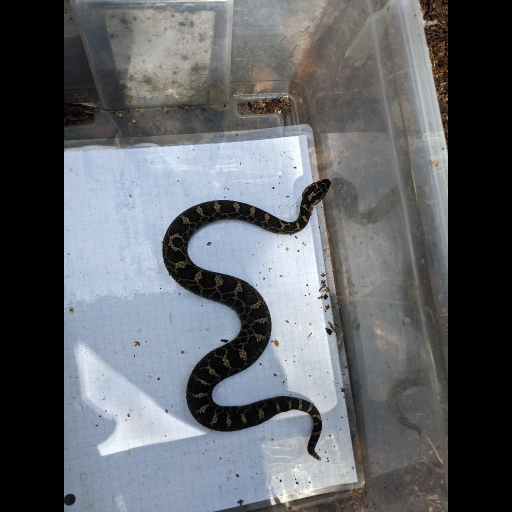
#> input picture kgot_app/example/gilly_2020_02_243.jpg, 1024 x 1024 px, found by its file name (shown at 1/2 size); its folder holds 2 pictures in this run
$ python application.py
#> lines starting #> are read from the running program, lines starting #| are printed output that depends on the picture; after the words box and inside, x2 and y2 are one past the last pixel; in counts of white or black regions, pixels touching at a corner belong together
### kgot_app/kgot/utils.py
'''
General utility functions for the KGOT app
'''

import json
import numpy as np
import cv2
from pycocotools import mask as mask_utils
from scipy.ndimage import gaussian_filter1d
from scipy.interpolate import interp1d
import os
from skimage.draw import line
import time


def interpolate_centerline(keypoints, num_points):
    t = np.linspace(0, 1, len(keypoints))
    t_new = np.linspace(0, 1, num_points)
    fx = interp1d(t, keypoints[:, 0], kind='cubic', bounds_error=False, fill_value="extrapolate")
    fy = interp1d(t, keypoints[:, 1], kind='cubic', bounds_error=False, fill_value="extrapolate")
    return np.column_stack((fx(t_new), fy(t_new)))

def calculate_tangents_and_normals(points):
    tangents = np.gradient(points, axis=0)
    tangents = tangents / np.linalg.norm(tangents, axis=1)[:, np.newaxis]
    normals = np.column_stack((-tangents[:, 1], tangents[:, 0]))
    return tangents, normals

def prepare_centerline(centerline, num_segments):
    centerline_interp = interpolate_centerline(centerline, num_segments * 10)
    _, normals = calculate_tangents_and_normals(centerline_interp)
    indices = np.linspace(0, len(centerline_interp) - 1, num_segments + 1, dtype=int)
    selected_points = centerline_interp[indices]
    return centerline_interp, normals, indices, selected_points

def calculate_width_and_fill_mask(mask, point, normal, segment_mask=None):
    width = 0
    for direction in [1, -1]:
        current_point = np.array(point, dtype=float)
        while True:
            x, y = np.round(current_point).astype(int)
            if x < 0 or x >= mask.shape[1] or y < 0 or y >= mask.shape[0] or mask[y, x] == 0:
                break
            if segment_mask is not None:
                segment_mask[y, x] = 255
            current_point += direction * normal
            width += 1
    return width

def process_segment(mask, start_point, end_point, normal, create_mask=False):
    segment_mask = np.zeros_like(mask, dtype=np.uint8) if create_mask else None
    segment_widths = []
    rr, cc = line(int(start_point[1]), int(start_point[0]), int(end_point[1]), int(end_point[0]))

    for r, c in zip(rr, cc):
        width = calculate_width_and_fill_mask(mask, (c, r), normal, segment_mask)
        segment_widths.append(width)

    return segment_mask, np.mean(segment_widths)

def process_centerline(mask, centerline, num_segments, create_masks=False):
    centerline_interp, normals, indices, selected_points = prepare_centerline(np.array(centerline), num_segments)

    segment_masks = []
    widths = []

    for i in range(len(selected_points) - 1):
        start_point = selected_points[i]
        end_point = selected_points[i + 1]
        normal = normals[indices[i]]

        segment_mask, width = process_segment(mask, start_point, end_point, normal, create_masks)

        if create_masks:
            segment_masks.append(segment_mask)
        widths.append(width)

    return segment_masks, widths

def divide_mask_by_centerline(mask, centerline, num_segments=10):
    segment_masks, widths = process_centerline(mask, centerline, num_segments, create_masks=True)
    return segment_masks, widths

def calculate_average_width(mask, centerline, num_segments=10):
    _, widths = process_centerline(mask, centerline, num_segments, create_masks=False)
    return np.mean(widths)

def ensure_rgba(image):
    if image.shape[2] == 3:
        return cv2.cvtColor(image, cv2.COLOR_BGR2RGBA)
    elif image.shape[2] == 4:
        return cv2.cvtColor(image, cv2.COLOR_BGRA2RGBA)
    return image

def generate_reference_curve(keypoints, num_points=1000, target_length=None):
    distances = np.linalg.norm(np.diff(keypoints, axis=0), axis=1)
    original_total_length = np.sum(distances)

    print(f"Original length: {original_total_length:.2f}")
    print(f"Target length: {target_length}")

    if target_length is not None:
        scale_factor = target_length / original_total_length
        scaled_distances = distances * scale_factor
        scaled_cumulative_distances = np.insert(np.cumsum(scaled_distances), 0, 0)

        scaled_keypoints = np.zeros_like(keypoints)
        scaled_keypoints[0] = keypoints[0]
        scaled_keypoints[1:] = keypoints[0] + np.cumsum(np.diff(keypoints, axis=0) * scale_factor, axis=0)

        t = np.linspace(0, 1, num_points)
        f = interp1d(scaled_cumulative_distances / scaled_cumulative_distances[-1], scaled_keypoints, axis=0, kind='linear')
        smooth_curve = f(t)

        sigma = 1 * scale_factor
        smooth_curve = gaussian_filter1d(smooth_curve, sigma, axis=0)
    else:
        scale_factor = 1
        smooth_curve = keypoints

    new_length = np.sum(np.linalg.norm(np.diff(smooth_curve, axis=0), axis=1))
    print(f"New length: {new_length:.2f}")
    print(f"Scale factor: {scale_factor:.2f}")

    return smooth_curve, scale_factor


# [5 lines left out: function load_and_preprocess_image, not called in this run]

def save_straightened_image(image, output_path):
    cv2.imwrite(output_path, image, [cv2.IMWRITE_PNG_COMPRESSION, 9])

### kgot_app/kgot/straighten.py
import numpy as np
import cv2
from .utils import interpolate_centerline, calculate_tangents_and_normals, ensure_rgba

def straighten_image(image, keypoints, mask, output_length, output_width):
    h, w = image.shape[:2]
    output_height = int(output_width * (h / w))
    straightened = np.zeros((output_height, int(output_length), 4), dtype=np.uint8)

    image = ensure_rgba(image)
    centerline = interpolate_centerline(keypoints, int(output_length))
    _, normals = calculate_tangents_and_normals(centerline)

    for i in range(int(output_length)):
        cx, cy = centerline[i]
        nx, ny = normals[i]

        for j in range(output_height):
            offset = (j - output_height / 2)
            sx, sy = int(cx + offset * nx), int(cy + offset * ny)

            if 0 <= sx < w and 0 <= sy < h and mask[sy, sx]:
                straightened[j, i] = image[sy, sx]
            else:
                straightened[j, i] = [0, 0, 0, 0]

    return straightened

### kgot_app/kgot/warp_straighten.py

import numpy as np
from scipy.interpolate import interp1d
from scipy.ndimage import gaussian_filter1d
import cv2
from .utils import interpolate_centerline, calculate_tangents_and_normals, ensure_rgba


def warp_straightened_image(straightened, reference_curve, avg_width, scale_factor=None):
    height, width = straightened.shape[:2]

    extended_curve = interpolate_centerline(reference_curve, int(len(reference_curve) * 1.2))

    min_x, min_y = np.min(extended_curve, axis=0)
    max_x, max_y = np.max(extended_curve, axis=0)

    padding = avg_width
    output_width = int(max_x - min_x + 2 * padding)
    output_height = int(max_y - min_y + 2 * padding)

    warped = np.zeros((output_height, output_width, 4), dtype=np.uint8)
    weight = np.zeros((output_height, output_width), dtype=np.float32)

    _, normals = calculate_tangents_and_normals(extended_curve)

    straightened = ensure_rgba(straightened)

    y_coords, x_coords = np.mgrid[0:height, 0:width]
    t = x_coords / width
    curve_indices = np.minimum((t * (len(extended_curve) - 1)).astype(int), len(extended_curve) - 1)

    curve_points = extended_curve[curve_indices]
    normal_vectors = normals[curve_indices]

    offsets = (y_coords / height - 0.5) * avg_width

    warped_coords = curve_points - [min_x, min_y] + [padding, padding] + offsets[:, :, np.newaxis] * normal_vectors
    warped_coords = warped_coords.astype(int)

    valid_mask = (warped_coords[:, :, 0] >= 0) & (warped_coords[:, :, 0] < output_width) & \
                 (warped_coords[:, :, 1] >= 0) & (warped_coords[:, :, 1] < output_height)

    warped[warped_coords[valid_mask, 1], warped_coords[valid_mask, 0]] = straightened[y_coords[valid_mask], x_coords[valid_mask]]
    weight[warped_coords[valid_mask, 1], warped_coords[valid_mask, 0]] += 1

    mask = (warped[:,:,3] > 0).astype(np.uint8) * 255

    kernel_close = cv2.getStructuringElement(cv2.MORPH_ELLIPSE, (5, 5))
    closed_mask = cv2.morphologyEx(mask, cv2.MORPH_CLOSE, kernel_close)

    contours, _ = cv2.findContours(closed_mask, cv2.RETR_CCOMP, cv2.CHAIN_APPROX_SIMPLE)

    fill_mask = np.zeros_like(mask)
    cv2.drawContours(fill_mask, contours, -1, 255, -1)

    kernel_dilate = np.ones((3, 3), np.uint8)
    fill_mask_dilated = cv2.dilate(fill_mask, kernel_dilate, iterations=2)

    transparent_mask = (fill_mask_dilated == 255) & (warped[:,:,3] == 0)
    transparent_mask = (fill_mask == 255) & (warped[:,:,3] == 0)

    warped_filled = warped.copy()
    for i in range(3):
        warped_filled[:,:,i] = cv2.inpaint(warped[:,:,i], transparent_mask.astype(np.uint8), 3, cv2.INPAINT_TELEA)

    warped_filled[:,:,3] = np.where(transparent_mask, 255, warped[:,:,3])

    # Ensure output is in RGBA format
    warped = cv2.cvtColor(warped, cv2.COLOR_BGRA2RGBA)
    warped_filled = cv2.cvtColor(warped_filled, cv2.COLOR_BGRA2RGBA)

    return warped, warped_filled, warped

### kgot_app/kgot/application.py
import os
import json
import numpy as np
import cv2
from .utils import ensure_rgba, divide_mask_by_centerline
from .warp_straighten import warp_straightened_image
from .straighten import straighten_image
from .utils import generate_reference_curve
from pycocotools import mask as mask_utils


def circulate_image_from_coco(
    json_file_path, image_folder, output_folder, output_width=1024, output_height=1024, scale=True
):
    """
    Processes images and their annotations from a COCO JSON file to straighten and warp images.

    Args:
        json_file_path (str): Path to the COCO JSON file.
        image_folder (str): Path to the folder containing the images.
        output_folder (str): Path to the folder where outputs will be saved.
        output_width (int): Width of the output image.
        output_height (int): Height of the output image.
        scale (bool): Whether to scale the reference curve to the straightened image width.

    Returns:
        list: A list of edge-detected images for each processed frame.
    """
#> called with output_width = 1024, output_height = 1024, scale = True
    # Load the COCO JSON file
    with open(json_file_path, 'r') as f:
#> (reads kgot_app/example/example_annotation.json from the repository)
        coco_data = json.load(f)

    os.makedirs(output_folder, exist_ok=True)  # Ensure output folder exists

    image_ids = set(ann['image_id'] for ann in coco_data['annotations'])
    frame_images = []  # List to store edge-detected images for each frame

    for ref_image_id in image_ids:
        # Get the reference annotation
        ref_ann = next((ann for ann in coco_data['annotations'] if ann['image_id'] == ref_image_id), None)
        if ref_ann is None:
            continue  # Skip if no annotation found

        # Extract reference keypoints
        reference_keypoints = np.array(ref_ann['keypoints']).reshape(-1, 3)[:, :2]

        for ann in coco_data['annotations']:
            image_id = ann['image_id']
            image_info = next((img for img in coco_data['images'] if img['id'] == image_id), None)
            if image_info is None:
                continue  # Skip if no image info found

            image_filename = image_info['file_name']
            image_path = os.path.join(image_folder, image_filename)

            if not os.path.exists(image_path):
                continue  # Skip if image file is not found

            try:
                # Load the image
                image = cv2.imread(image_path, cv2.IMREAD_UNCHANGED)
#> image is the input picture: shape (1024, 1024, 3); mean B, G, R 104.6, 99.8, 96.6
                if image is None:
                    continue  # Skip if the image cannot be read

                # Convert image to RGBA format
                image = ensure_rgba(image)

                # Extract keypoints and mask
                keypoints = np.array(ann['keypoints']).reshape(-1, 3)[:, :2]
                rle = ann['segmentation']
                mask = mask_utils.decode(rle)

                # Calculate average width and total length
                _, widths = divide_mask_by_centerline(mask, keypoints)
                avg_width = int(np.mean(widths))
                total_length = np.sum(np.sqrt(np.sum(np.diff(keypoints, axis=0) ** 2, axis=1)))

                # Straighten the image
                straightened = straighten_image(image, keypoints, mask, total_length, avg_width)
#> after the loop in straighten_image, `for i in range(int(output_length)):`:
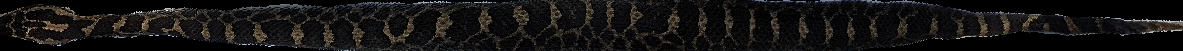
#> straightened: shape (51, 1183, 4); mean B, G, R, A 18.4, 19.1, 20.4, 191.1

                # Generate reference curve
                if scale:
                    reference_curve, scale_factor = generate_reference_curve(
                        reference_keypoints, num_points=10000, target_length=straightened.shape[1]
                    )
#> scale_factor = 1
                else:
                    reference_curve, scale_factor = generate_reference_curve(reference_keypoints, num_points=10000)

                # Warp the straightened image
                warped, warped_filled, edge = warp_straightened_image(straightened, reference_curve, avg_width, scale_factor)
#> in warp_straightened_image, `weight[warped_coords[valid_mask, 1], warped_coords[valid_mask, 0]] += 1`:
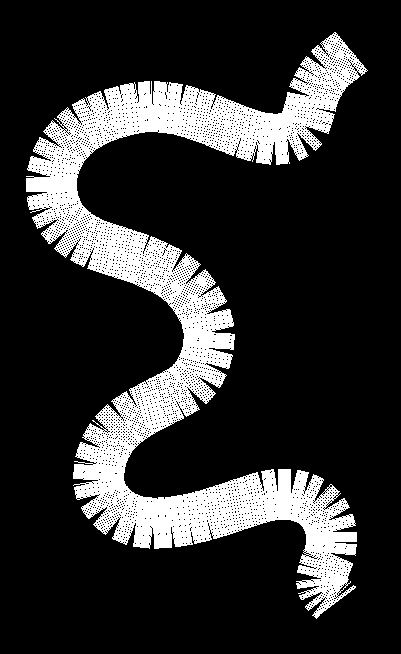
#> weight: shape (654, 401) float32; values 0 (black) and 1 (white), 19.4% white; 1 white region, box (x1, y1, x2, y2) and area: (26, 32, 368, 619) 50976
#> in warp_straightened_image, `mask = (warped[:,:,3] > 0).astype(np.uint8) * 255`: mask: shape (654, 401); 14.8% white; 1 white region, box (x1, y1, x2, y2) and area: (26, 44, 359, 605) 38737
#> in warp_straightened_image, `closed_mask = cv2.morphologyEx(mask, cv2.MORPH_CLOSE, kernel_close)`:
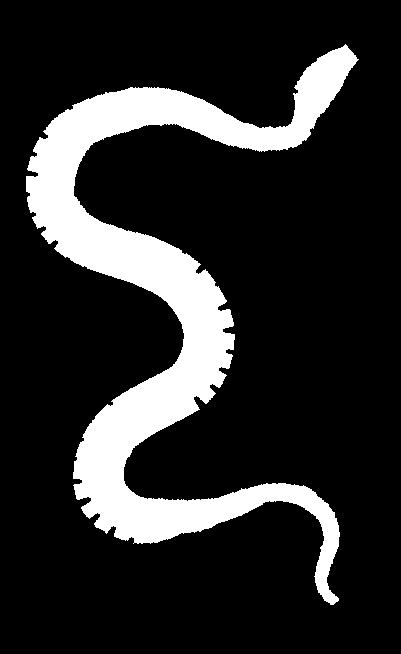
#> closed_mask: shape (654, 401); 16.9% white; 1 white region
#> in warp_straightened_image, `contours, _ = cv2.findContours(closed_mask, cv2.RETR_CCOMP, cv2.CHAIN_..`: contours = 1 contour; box (x1, y1, x2, y2) and area: (26, 44, 359, 605) 43032
#> in warp_straightened_image, `fill_mask_dilated = cv2.dilate(fill_mask, kernel_dilate, iterations=2)`: fill_mask_dilated: shape (654, 401); 19.5% white; 1 white region, box (x1, y1, x2, y2) and area: (24, 42, 361, 607) 51258
#> in warp_straightened_image, `transparent_mask = (fill_mask_dilated == 255) & (warped[:,:,3] == 0)`: transparent_mask: shape (654, 401) bool; 4.8% white in thin lines or dots, all inside (x1, y1, x2, y2) = (24, 42, 361, 607)
#> in warp_straightened_image, `transparent_mask = (fill_mask == 255) & (warped[:,:,3] == 0)`: transparent_mask: shape (654, 401) bool; 2.1% white in thin lines or dots, all inside (x1, y1, x2, y2) = (26, 46, 356, 604)
#> after the loop in warp_straightened_image, `for i in range(3):`:
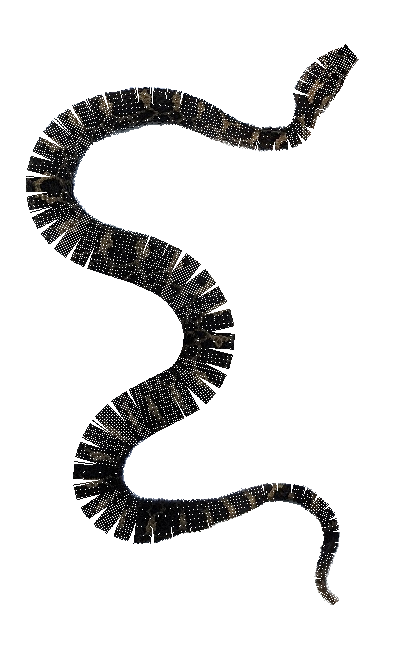
#> warped_filled: shape (654, 401, 4); mean R, G, B, A 4.6, 4.3, 4.1, 37.7; transparent parts drawn white
#> in warp_straightened_image, `warped_filled[:,:,3] = np.where(transparent_mask, 255, warped[:,:,3])`:
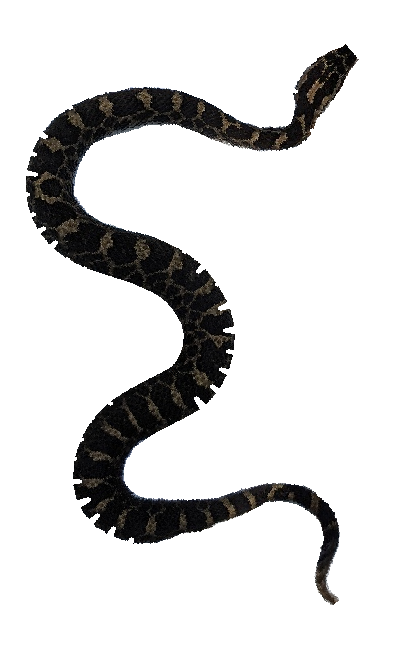
#> warped_filled: shape (654, 401, 4); 2.12% of pixels changed, all inside (x1, y1, x2, y2) = (26, 46, 356, 604); transparent parts drawn white
#> in warp_straightened_image, `warped = cv2.cvtColor(warped, cv2.COLOR_BGRA2RGBA)`:
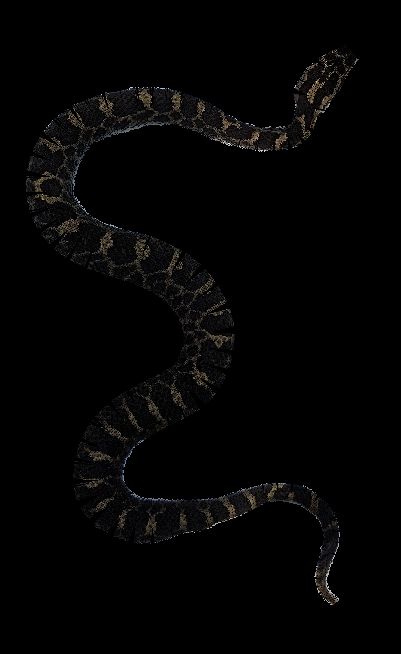
#> warped: shape (654, 401, 4); mean B, G, R, A 3.6, 3.8, 4, 37.7

                # Resize if necessary to fit within the output dimensions
                if warped_filled.shape[0] > output_height or warped_filled.shape[1] > output_width:
                    scale = min(output_height / warped_filled.shape[0], output_width / warped_filled.shape[1])
                    new_size = (int(warped_filled.shape[1] * scale), int(warped_filled.shape[0] * scale))
                    warped_filled = cv2.resize(warped_filled, new_size, interpolation=cv2.INTER_AREA)
                    edge = cv2.resize(edge, new_size, interpolation=cv2.INTER_NEAREST)

                # Create the output canvas
                output = np.zeros((output_height, output_width, 4), dtype=np.uint8)

                # Calculate offsets
                y_offset = max(0, (output_height - warped_filled.shape[0]) // 2)
#> y_offset = 185
                x_offset = max(0, (output_width - warped_filled.shape[1]) // 2)
#> x_offset = 311

                # Assign warped_filled to output
                output[y_offset:y_offset + warped_filled.shape[0], x_offset:x_offset + warped_filled.shape[1]] = warped_filled
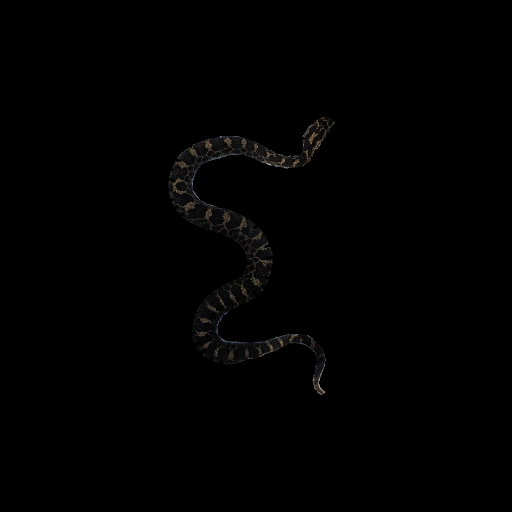
#> output: shape (1024, 1024, 4) (shown at 1/2 size); mean B, G, R, A 1, 1.1, 1.2, 10.8

                # Save the output image
                output_filename = f"{os.path.splitext(image_filename)[0]}_warped_ref_image{ref_image_id}_.png"
                output_path = os.path.join(output_folder, output_filename)
                cv2.imwrite(output_path, output, [cv2.IMWRITE_PNG_COMPRESSION, 9])

                # Save edge-detected frame
                frame = np.zeros((output_height, output_width), dtype=np.uint8)
                frame[y_offset:y_offset + warped_filled.shape[0], x_offset:x_offset + warped_filled.shape[1]] = edge
                frame_images.append(frame)

            except Exception:
                # Suppress error message and continue processing the next image
                pass

    return frame_images
# test program

json_file_path = r'D:\KGOT_github\KGOT-image-augmentation\kgot_app\example\example_annotation.json'
image_folder = r'D:\KGOT_github\KGOT-image-augmentation\kgot_app\example'
output_folder = r'D:\KGOT_github\KGOT-image-augmentation\kgot_app\example\output'

if __name__ == '__main__':
    frame_images = circulate_image_from_coco(json_file_path, image_folder, output_folder, output_width=1024, output_height=1024, scale=True)
    for i, frame in enumerate(frame_images):
        cv2.imwrite(os.path.join(output_folder, f"edge_{i}.png"), frame)
